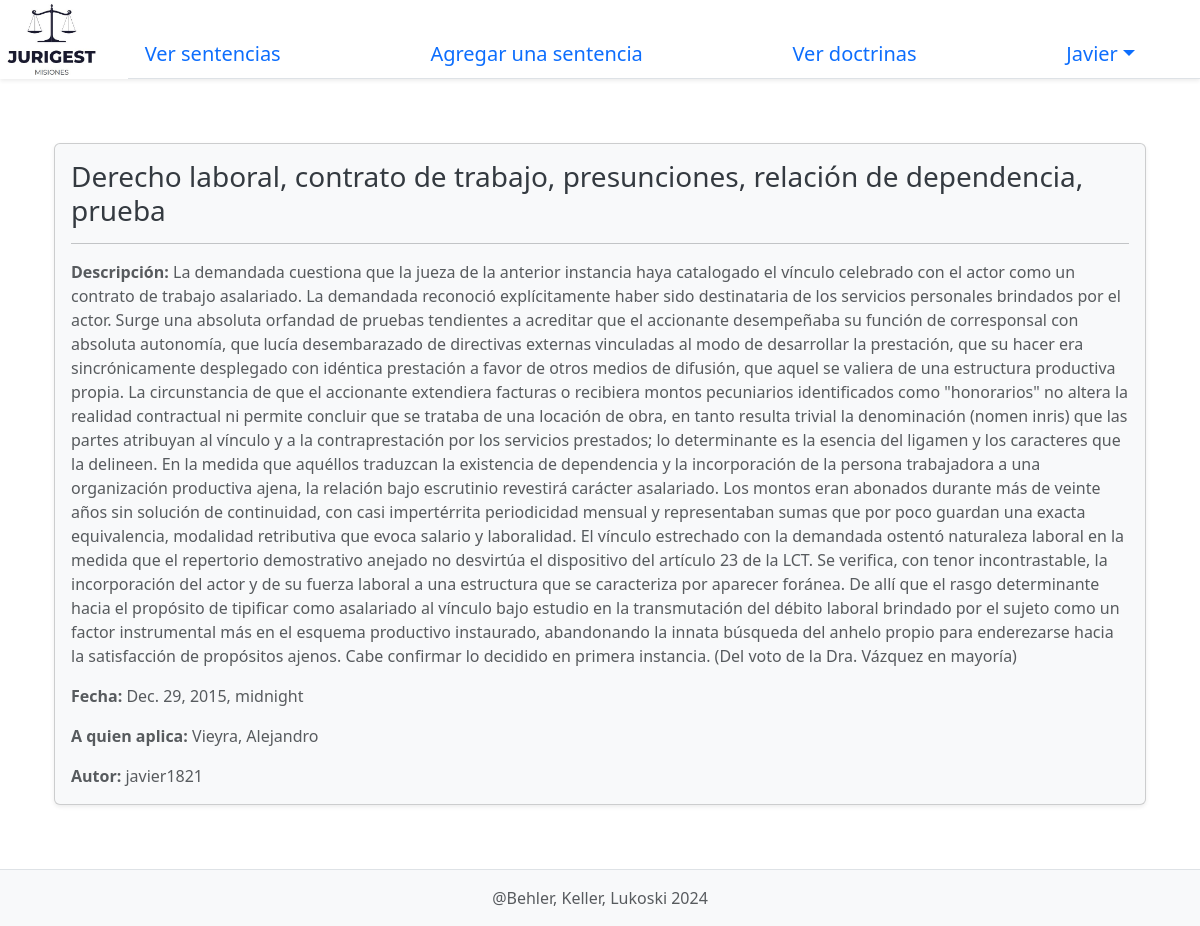
Screenshot of /sentence_view/5 (signed in) with the database file from the repository.
### App_JuriGest/models.py (models this page shows, shortened)
class UsuarioBase(AbstractUser):
    TIPO_CHOICES = [
        ('juez', 'Juez'),
        ('lector', 'Lector')]
    tipo = models.CharField(max_length=20, choices=TIPO_CHOICES)  # 'juez' o 'lector'
    class Meta:
        db_table = 'usuario_base'

class Sentencia(models.Model):
    id_sentencia = models.AutoField(primary_key=True)
    titulo = models.CharField(max_length=200)
    descripcion = models.TextField(blank=True)
    a_quien_aplica = models.CharField(max_length=300)
    fecha = models.DateTimeField(auto_now_add=False) # Se añade la fecha al momento de crear la instancia
    REVISTA_O_PROVINCIAL_CHOICES = [
        ('Revista', 'Revista'),
        ('Provincial', 'Provincial'),
    ]
    INSTANCIA_CHOICES = [
        ('Primer instancia', 'Primer instancia'),
        ('Segunda instancia', 'Segunda instancia'),
        ('Tercera instancia', 'Tercera instancia'),
    ]
    revista_o_provincial = models.CharField(max_length=10, choices=REVISTA_O_PROVINCIAL_CHOICES)
    instancia = models.CharField(max_length=20, choices=INSTANCIA_CHOICES)
    user = models.ForeignKey(UsuarioBase, on_delete=models.CASCADE) # Esto no debería estar, en caso de que se elimine un juez, no debería limpiar sus sentencias

### App_JuriGest/views.py (the view)
# urls.py: path('sentence_view/<int:id>', views.sentence_view, name="sentence_view"),
@login_required
def sentence_view(request, id):
    sentencia = get_object_or_404(Sentencia, id_sentencia=id)
    return render(request, "view_sentence.html", {'sentencia': sentencia})

### App_JuriGest/templates/view_sentence.html
{% extends 'layouts/base.html' %}
{% load static %}
{% block body %}
<div class="container my-5">
    <div class="card shadow-sm" style="background-color: #f8f9fa;">
        <div class="card-body">
            <h3 class="card-title" style="color: #343a40;">{{ sentencia.titulo }}</h3>
            <hr class="my-3">
            <p class="card-text text-muted"><strong>Descripción:</strong> {{ sentencia.descripcion }}</p>
            <p class="card-text text-muted"><strong>Fecha:</strong> {{ sentencia.fecha }}</p>
            <p class="card-text text-muted"><strong>A quien aplica:</strong> {{ sentencia.a_quien_aplica }}</p>
            <p class="card-text text-muted"><strong>Autor:</strong> {{ sentencia.user }}</p>
        </div>
    </div>
</div>
{% endblock %}

### App_JuriGest/templates/layouts/base.html (shortened to what this page needs)
<!DOCTYPE html>
<html lang="es">
<head>
    {% load static %}
    <link href="https://cdn.jsdelivr.net/npm/bootstrap@5.3.0/dist/css/bootstrap.min.css" rel="stylesheet">
    <link rel="stylesheet" href="{% static 'styles/main.css' %}">
</head>
<body class="d-flex flex-column min-vh-100">
        <nav class="shadow-sm">
            <div class="d-flex justify-content-between bd-highlight ">
                <div class="flex-shrink-1 bd-highlight me-3 ">
                    <img src="{% static 'Logo.jpg' %}" class="img-fluid" alt="Logo página..." width="125">
                </div>
                {% if user.is_authenticated %}
                <ul class="nav nav-tabs w-100 bd-highlight mt-auto justify-content-between">
                    <li class="nav-item">
                        <a class="nav-link {% if page == 0 %} active {% endif %} mt-auto fs-5 mb-0" aria-current="page" href="{% url 'home' %}">Ver sentencias</a>
                    </li>
                    {% if user.tipo == 'juez'%}
                    <li class="nav-item">
                        <a class="nav-link {% if page == 1 %} active {% endif %} mt-auto fs-5 mb-0" aria-current="page" href="{% url 'create_sentence' %}">Agregar una sentencia</a>
                    </li>
                    {% endif %}
                    <li class="nav-item">
                        <a class="nav-link {% if page == 2 %} active {% endif %} mt-auto fs-5 mb-0" aria-current="page" href="#">Ver doctrinas</a>
                    </li>
                    <li class="nav-item dropdown pe-5">
                        <a class="nav-link dropdown-toggle mt-auto fs-5 mb-0" data-bs-toggle="dropdown" href="#" role="button" aria-expanded="false">{{user.first_name}}</a>
                    </li>
                  </ul>
                  {% endif %}
            </div>
        </nav>
        <main class="container my-3">
            {% block body %}
            {% endblock %}
        </main>
    <footer class="bd-footer py-3 mt-auto bg-light border-top">
        <div class="container text-center">
            <span class="text-muted">@Behler, Keller, Lukoski 2024</span>
        </div>
    </footer>
</body>
</html>

### rows the page displays
UsuarioBase: first_name "Javier"
Sentencia: titulo "Derecho laboral, contrato de trabajo, presunciones, relación de dependencia, prueba", descripcion "La demandada cuestiona que la jueza de la anterior instancia haya catalogado el vínculo celebrado con el actor como un contrato de trabajo asalariado. La demandada reconoció explícitamente haber sido destinataria de los servicios personales brindados por el actor. Surge una absoluta orfandad de pruebas tendientes a acreditar que el accionante desempeñaba su función de corresponsal con absoluta autonomía, que lucía desembarazado de directivas externas vinculadas al modo de desarrollar la prestación, que su hacer era sincrónicamente desplegado con idéntica prestación a favor de otros medios de difusión, que aquel se valiera de una estructura productiva propia. La circunstancia de que el…", fecha "Dec. 29, 2015, midnight", a_quien_aplica "Vieyra, Alejandro", user "javier1821"
